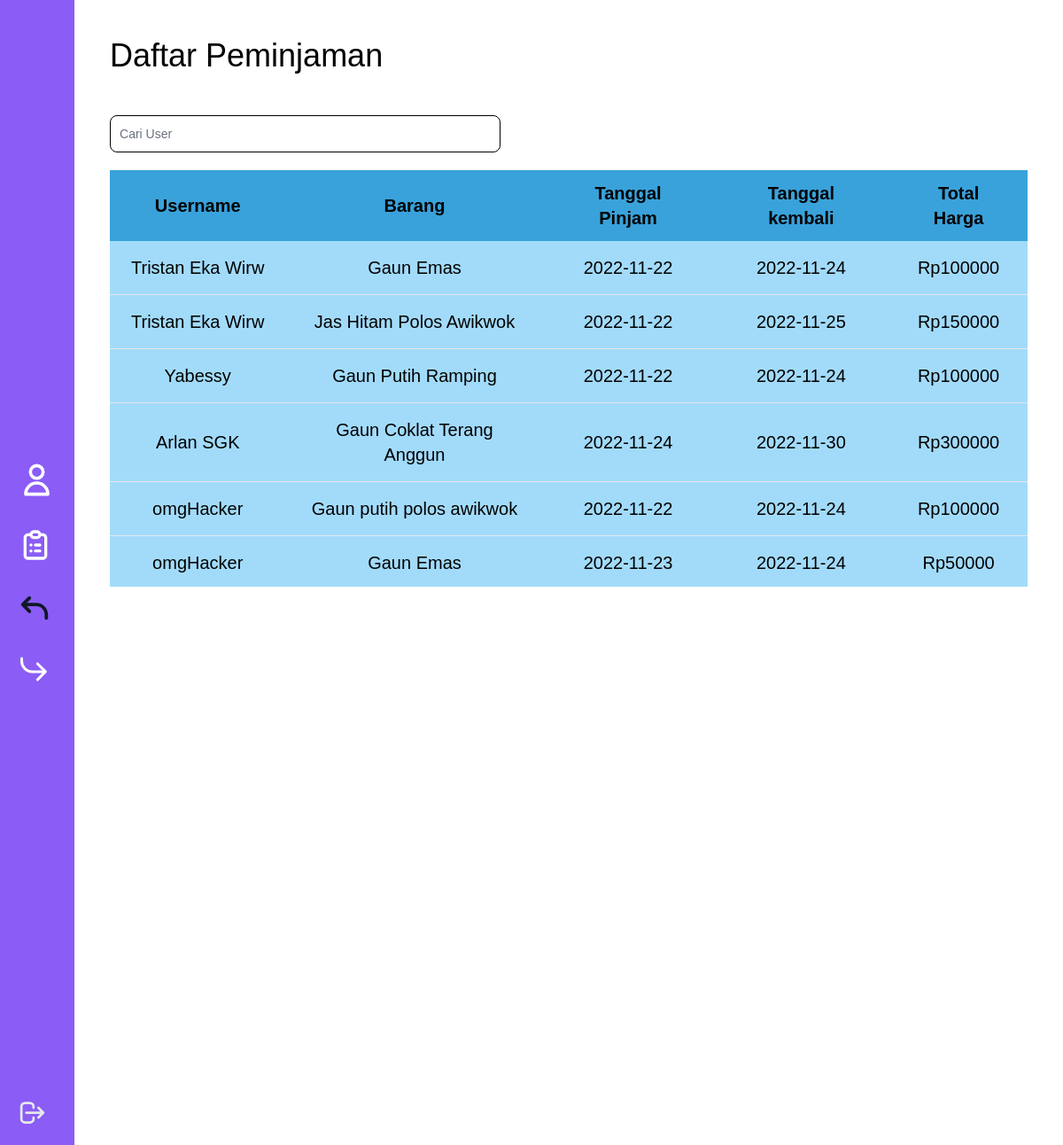
The app's page /template/admin/daftarpeminjam.php (signed in), older data.
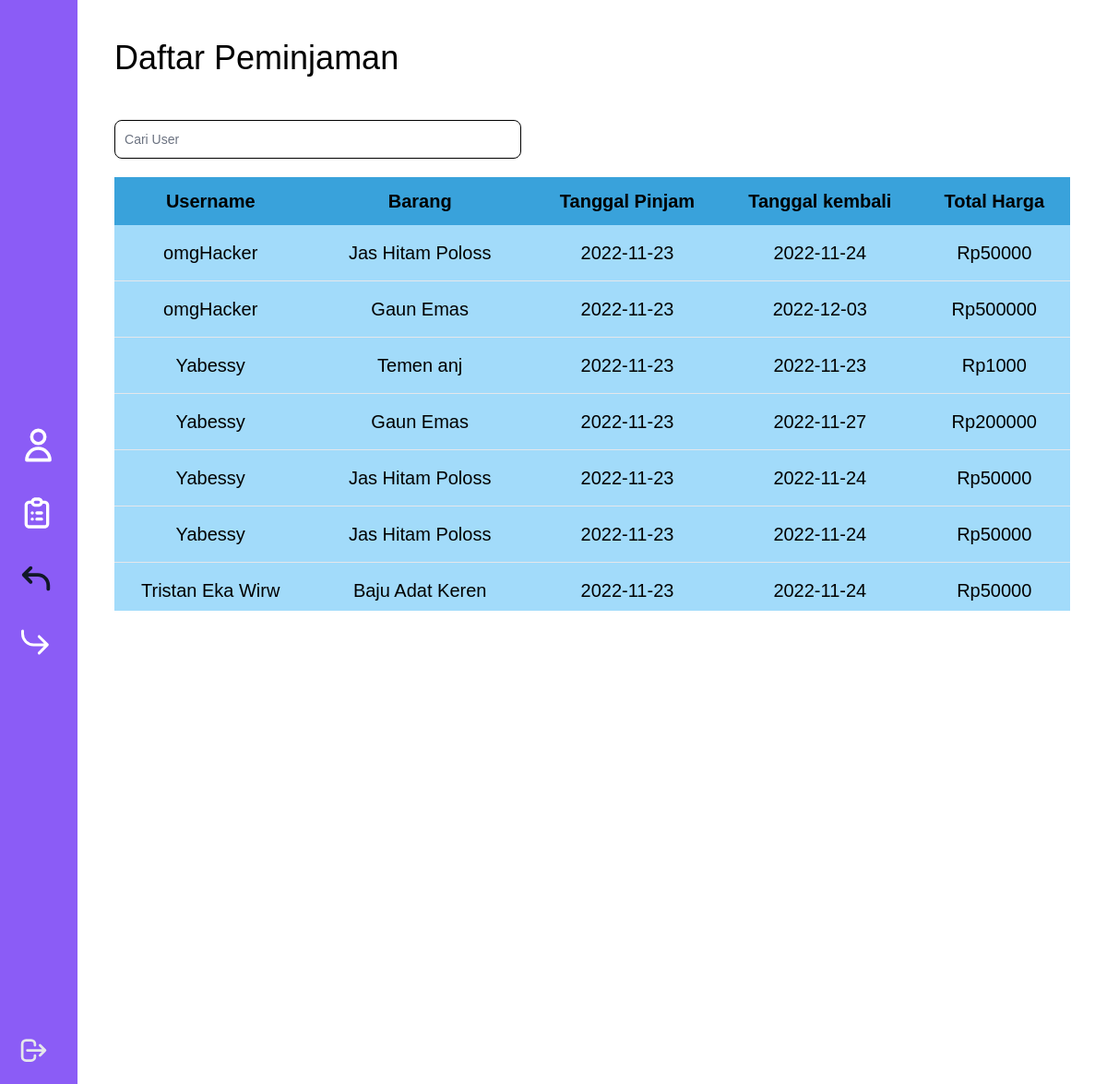
The same page, newer data.
### tables this page shows
CREATE TABLE `peminjam` (
  `id` int(11) NOT NULL,
  `id_baju` int(11) NOT NULL,
  `id_pengguna` int(11) NOT NULL,
  `nama` varchar(255) NOT NULL,
  `nama_pengguna` varchar(16) NOT NULL,
  `ukuran` varchar(6) NOT NULL,
  `pembayaran` varchar(10) NOT NULL,
  `tanggal` date NOT NULL,
  `tanggal_` date DEFAULT NULL,
  `code` varchar(6) NOT NULL,
  `total_harga` varchar(255) NOT NULL
);

### template/admin/func/functions.php (called while the page is built, shortened)
<?php
$conn = mysqli_connect('localhost','root','','majesty');
function query($query)
{
    global $conn;
    $result = mysqli_query($conn,$query);
    $rows = [];
    while ($row = mysqli_fetch_assoc($result)) {
        $rows[] = $row;
    }
    return $rows;
}
?>

### template/admin/daftarpeminjam.php (the view, shortened to what this page needs)
<?php
require 'func/functions.php';
$peminjam = query("SELECT * FROM peminjam");
?>
<!DOCTYPE html>
<html lang="en">
<head>
  <link rel="stylesheet" href="../../tailwind/output.css" />
</head>
<body>
  <div class="flex">
    <div class="grid p-5 bg-[#8B5CF6] w-[91px] h-screen">
      <div class="absolute h-screen grid p-5 top-0 left-0">
        <div class="my-auto">
          <a href="daftaruser.php" class="block mb-8"><img src="../../static/foto/user.svg" alt="" /></a>
          <a href="daftarbaju.php" class="block mb-8"><img src="../../static/foto/list.svg" alt="" /></a>
          <a href="daftarpeminjam.php" class="block mb-8"><img src="../../static/foto/masukhitam.svg" alt="" /></a>
          <a href="daftardipinjam.php" class="block"><img src="../../static/foto/keluar.svg" alt="" /></a>
        </div>
      </div>
      <a href="func/logout.php" class="mt-auto z-20 group" data-modal-toggle="popup-modal">
      </a>
    </div>
    <div class="mx-10 mt-9 w-full">
      <h1 class="text-[36px]">Daftar Peminjaman</h1>
      <div class="flex mt-10">
        <form>
          <div class="flex">
            <div class="relative w-fit">
              <input type="search" id="searchP" class="block p-2.5 w-[441px] z-20 text-sm text-black bg-white rounded-r-lg rounded-l-lg border border-black" placeholder="Cari User" required />
            </div>
          </div>
        </form>
      </div>
      <div class="h-[29.4rem] overflow-y-auto relative mt-5">
        <table class="w-full text-black text-xl">
          <thead class="text-black-700 text-center bg-[#39A2DB]">
            <tr>
              <th scope="col" class="py-3 px-6">Username</th>
              <th scope="col" class="py-3 px-6">Barang</th>
              <th scope="col" class="py-3 px-6">Tanggal Pinjam</th>
              <th scope="col" class="py-3 px-6">Tanggal kembali</th>
              <th scope="col" class="py-3 px-6">Total Harga</th>
            </tr>
          </thead>
          <tbody class="text-center" id="Container">
            <?php foreach ($peminjam as $row) : ?>
              <tr class="bg-[#A2DBFA] border-b text-">
                <th scope="row" class="py-4 px-6 font-normal text-black whitespace-nowrap">
                  <?= $row['nama_pengguna'] ?>
                </th>
                <td class="py-4 px-6"><?= $row['nama'] ?></td>
                <td class="py-4 px-6"><?= $row['tanggal'] ?></td>
                <td class="py-4 px-6"><?= $row['tanggal_'] ?></td>
                <td class="py-4 px-6">Rp<?= $row['total_harga'] ?></td>
              </tr>
            <?php endforeach ?>
          </tbody>
        </table>
      </div>
    </div>
  </div>
</body>
</html>

### template/admin/daftarpeminjam.php (style rules this page uses)
* { font-family: "Poppins", sans-serif; }

Row changes from the older to the newer data that the page shows:
removed peminjam: nama_pengguna "Tristan Eka Wirw", nama "Gaun Emas", tanggal "2022-11-22", tanggal_ "2022-11-24", total_harga "100000"
removed peminjam: nama_pengguna "Tristan Eka Wirw", nama "Jas Hitam Polos Awikwok", tanggal "2022-11-22", tanggal_ "2022-11-25", total_harga "150000"
removed peminjam: nama_pengguna "Yabessy", nama "Gaun Putih Ramping", tanggal "2022-11-22", tanggal_ "2022-11-24", total_harga "100000"
removed peminjam: nama_pengguna "Arlan SGK", nama "Gaun Coklat Terang Anggun", tanggal "2022-11-24", tanggal_ "2022-11-30", total_harga "300000"
removed peminjam: nama_pengguna "omgHacker", nama "Gaun putih polos awikwok", tanggal "2022-11-22", tanggal_ "2022-11-24", total_harga "100000"
removed peminjam: nama_pengguna "omgHacker", nama "Gaun Emas", tanggal "2022-11-23", tanggal_ "2022-11-24", total_harga "50000"
added peminjam: nama_pengguna "omgHacker", nama "Jas Hitam Poloss", tanggal "2022-11-23", tanggal_ "2022-11-24", total_harga "50000"
added peminjam: nama_pengguna "omgHacker", nama "Gaun Emas", tanggal "2022-11-23", tanggal_ "2022-12-03", total_harga "500000"
added peminjam: nama_pengguna "Yabessy", nama "Temen anj", tanggal "2022-11-23", tanggal_ "2022-11-23", total_harga "1000"
added peminjam: nama_pengguna "Yabessy", nama "Gaun Emas", tanggal "2022-11-23", tanggal_ "2022-11-27", total_harga "200000"
added peminjam: nama_pengguna "Yabessy", nama "Jas Hitam Poloss", tanggal "2022-11-23", tanggal_ "2022-11-24", total_harga "50000"
added peminjam: nama_pengguna "Yabessy", nama "Jas Hitam Poloss", tanggal "2022-11-23", tanggal_ "2022-11-24", total_harga "50000"
added peminjam: nama_pengguna "Tristan Eka Wirw", nama "Baju Adat Keren", tanggal "2022-11-23", tanggal_ "2022-11-24", total_harga "50000"
